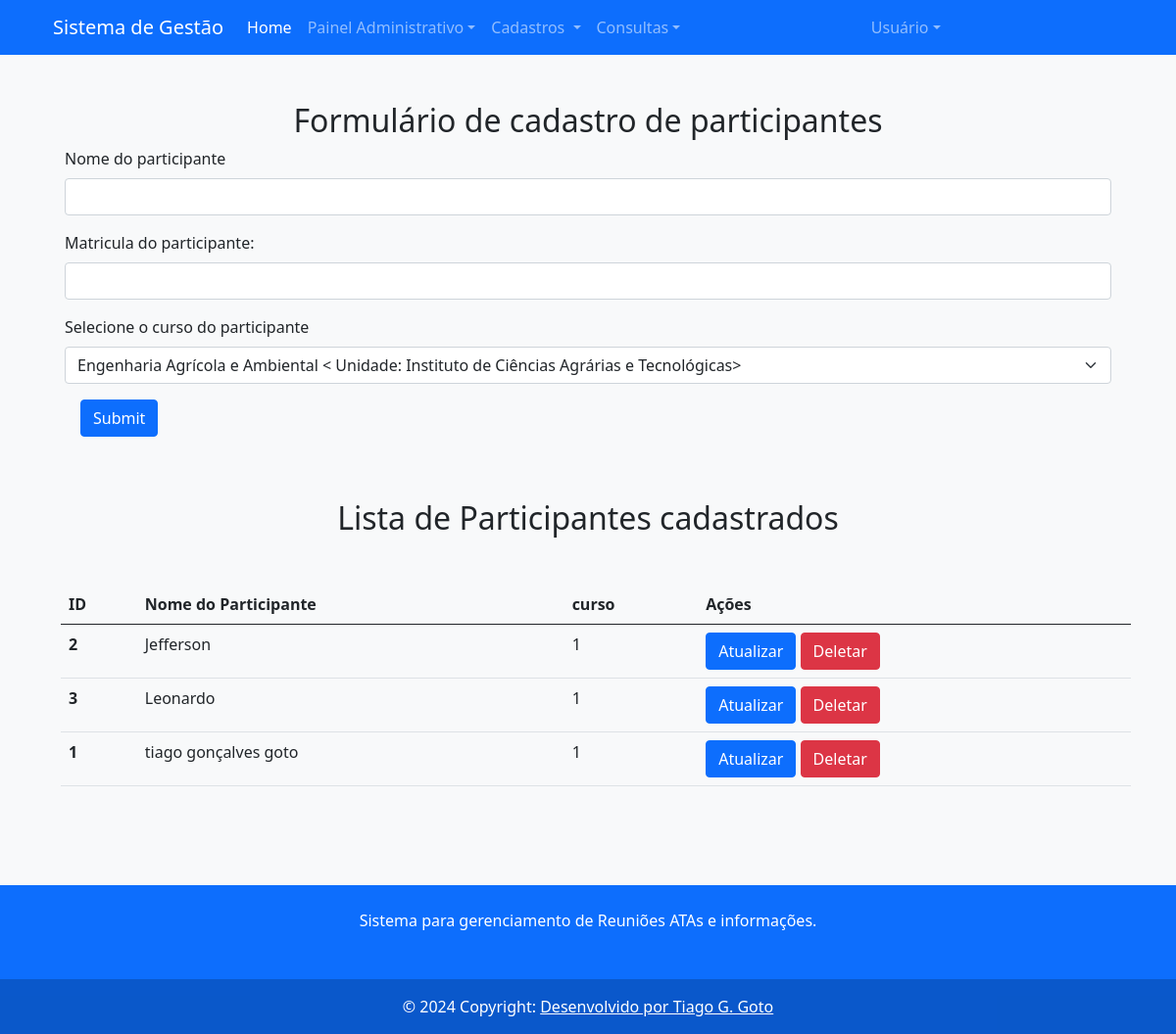
The app's page /meetings/ateendees (signed in) with its own data.
### src/models/entities/meetings.py (models this page shows, shortened)
class Attendees(db.Model):
    __tablename__ = 'attendees'
    id = db.Column(db.Integer, primary_key=True, autoincrement=True)
    name = db.Column(db.Text, nullable=False)
    document = db.Column(db.Text, nullable=True)
    course_id = db.Column(db.Integer, db.ForeignKey('course.id'))
    meeting_attendees = db.relationship("Meeting_attendees", back_populates="attendee", lazy='dynamic')
    course = db.relationship("Course", back_populates="attendee")

### src/routes/meetings.py (the view)
@meetings_route.route('/ateendees', methods=['GET'])
@login_required
def gets_attendees():
    list_attendees = Reg_attendees.gets()
    courses_list =  Reg_course.gets_join()
    return render_template('list_attendees.html', data = list_attendees,cou_list = courses_list)

### src/models/entities/institution.py (called while the page is built)
    def __repr__(self):
        return f'< Unidade: {self.name}>'

### src/models/repository/meetings.py (called while the page is built)
    def gets():
        atteendees_list = db.session.execute(db.select(Attendees).order_by(Attendees.name)).scalars()
        return atteendees_list

### src/models/repository/register.py (called while the page is built)
    def gets_join():
        course_list = db.session.execute(db.select(Course).join(Department).order_by(Course.name)).scalars()
        return course_list

### src/routes/login.py (called while the page is built)
@login_manager.user_loader
def loader_user(user_id):
    return Users.query.filter_by(userid=user_id).first()

### src/templates/list_attendees.html (shortened to what this page needs)
{% extends "base.html" %}
{% block content %}
<div class="container-fluid mt-5 mb-5">
    <h2 class="text-center m-2"> Formulário de cadastro de participantes</h2>
    <div class="container">
        <form action="{{ url_for('meetings.insert_attendees') }}" method="post">
            <div class="mb-3">
                <label for="name" class="form-label">Nome do participante</label>
                <input type="text" class="form-control" id="name" name="name" >
            </div>
            <div class="mb-3">
                <label for="name" class="form-label">Matricula do participante:</label>
                <input type="text" class="form-control" id="name" name="document" >
            </div>
            <label for="courseselect" class="form-label">Selecione o curso do participante</label>
            <select class="form-select" id="courseselect" name="course" aria-label="Default">
                {% for cou in cou_list %}
                <option value="{{ cou.id }}">{{ cou.name }} {{ cou.department}}</option>
                {% endfor %}
            </select>
            <button type="submit" class="btn btn-primary m-3">Submit</button>
        </form>
    </div>
    <h2 class="text-center m-5"> Lista de Participantes cadastrados</h2>
    <div>
        <table class="table m-2 p-3">
            <thead>
              <tr>
                <th scope="col">ID</th>
                <th scope="col">Nome do Participante</th>
                <th scope="col">curso</th>
                <th scope="col">Ações</th>
              </tr>
            </thead>
            <tbody>
                {% for attendee in data %}
              <tr>
                <th scope="row"> {{ attendee.id }}</th>
                <td>{{ attendee.name }}</td>
                <td>{{ attendee.course_id }}</td>
                <td>
                    <form id="delcourse">
                    <button  type="submit" class="btn btn-primary"> Atualizar</button>
                    <button formtarget="delcourse" formaction="{{ url_for('meetings.del_attendees', id=attendee.id) }}" formmethod="post" type="submit" class="btn btn-danger"> Deletar</button>
                    </form>
                </td>
              </tr>
              {% endfor %}
            </tbody>
          </table>
    </div>
</div>
{% endblock %}

### records on screen
Attendees: id "2", name "Jefferson", course_id "1"
Attendees: id "3", name "Leonardo", course_id "1"
Attendees: id "1", name "tiago gonçalves goto", course_id "1"

### other values on screen
form field course "Engenharia Agrícola e Ambiental < Unidade: Instituto de Ciências Agrárias e Tecnológicas>"
